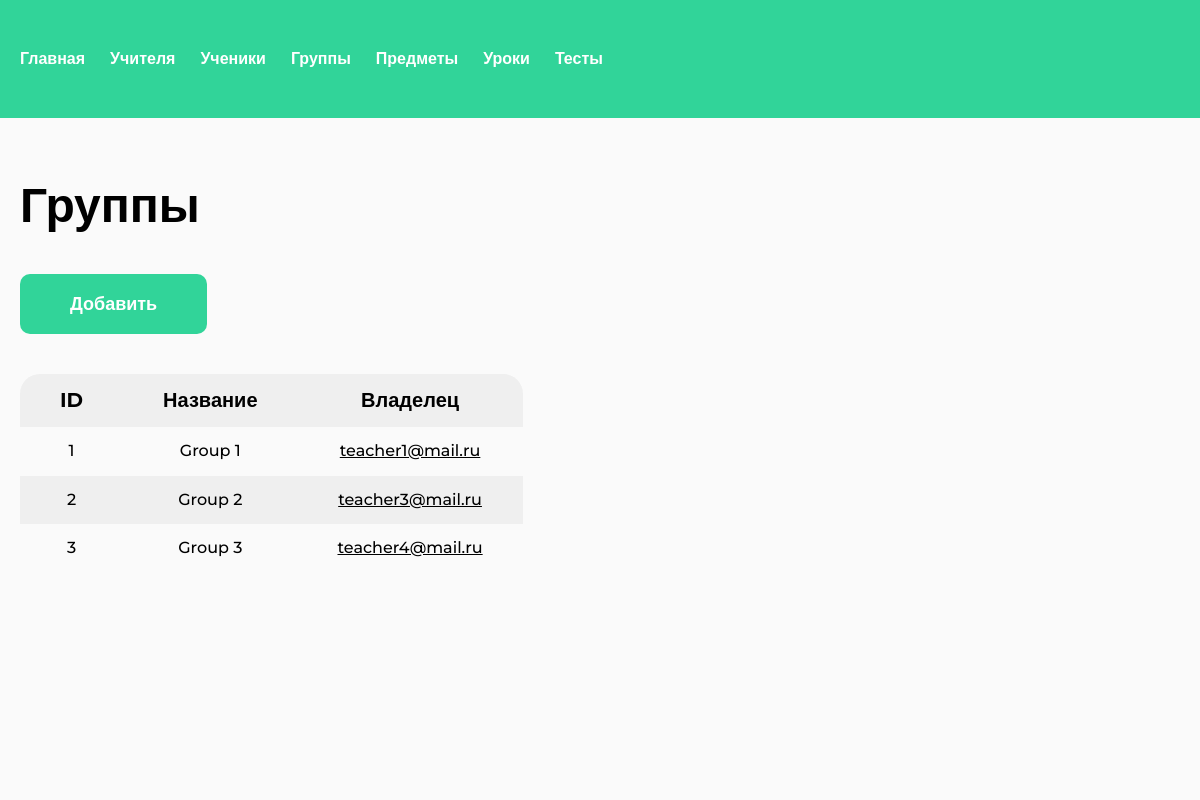
/groups/ (signed in), run on an earlier commit of the app's database.
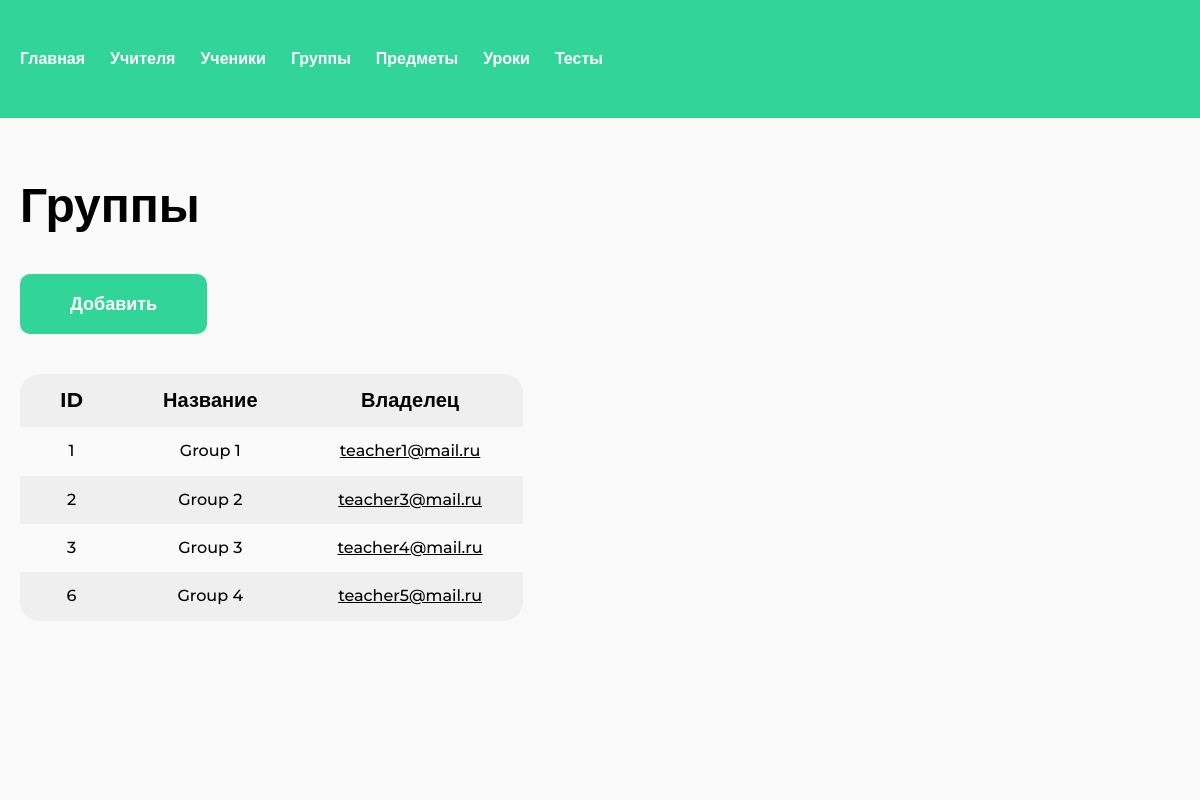
And on a later commit of the database.
### study/models.py (models this page shows, shortened)
class Group(models.Model):
    owner = models.ForeignKey(User, related_name="study_groups", on_delete=models.SET_NULL, null=True)
    name = models.CharField(max_length=128)
    students = models.ManyToManyField(User, blank=True)
    class Meta:
        verbose_name = "Группа"
        verbose_name_plural = "Группы"

### study/views.py (the view)
# urls.py: path("groups/", views.GroupsListView.as_view(), name="groups"),
@method_decorator(admin_only, name="dispatch")
class GroupsListView(LoginRequiredMixin, ListView):
    model = Group
    context_object_name = "objects"
    template_name = "study/group/list.html"

### study/templates/study/group/list.html (shortened to what this page needs)
{% extends "base.html" %}
{% load static %}
{% block extra_css %}
<link rel="stylesheet" href="{% static 'css/table.css' %}">
{% endblock %}
{% block content %}
<section >
    <h1 class="h1">Группы</h1>
    <a href="{% url 'group-add' %}" class="btn mt-40">Добавить</a>
    <div class="table-wrapper mt-40">
        <table class="table">
        <thead>
            <tr>
                <th>ID</th>
                <th>Название</th>
                <th>Владелец</th>
            </tr>
        </thead>
        <tbody>
            {% for object in objects %}
            <tr>
                <td>
                    <a href="{% url 'group' object.pk %}" class="table__object-url">{{ object.id }}</a>
                </td>
                <td>{{ object.name|default:"-" }}</td>
                <td>
                    <a href="{% if object.owner %}{% url 'teacher' object.owner.pk %}{% endif %}" class="table__foreign-key">{{ object.owner.username }}</a>
                </td>
            </tr>
            {% endfor %}
        </tbody>
    </table>
    </div>
</section>
{% endblock %}

What changed in the data, as far as the page shows it:
added Group: id "6", name "Group 4", owner.username "teacher5@mail.ru"
